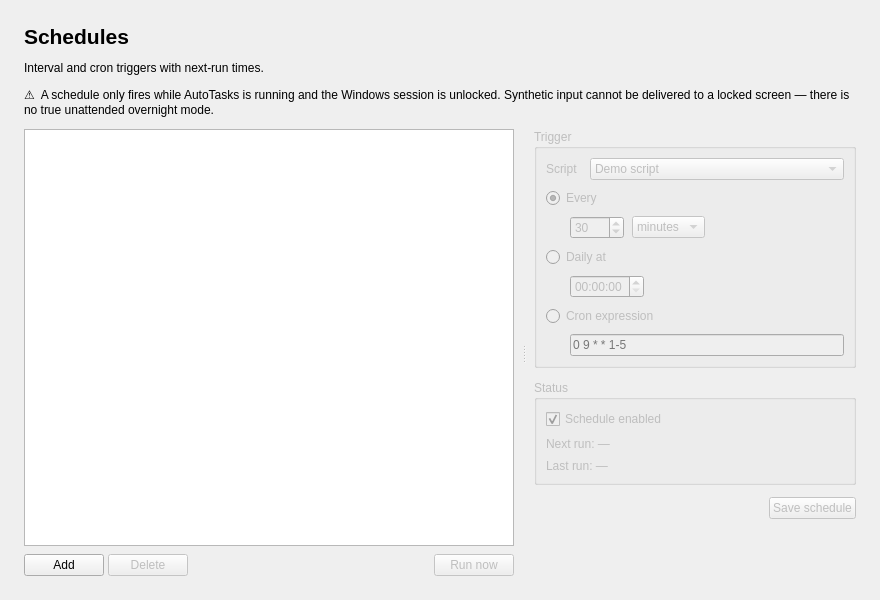
<?xml version="1.0" encoding="UTF-8"?>
<ui version="4.0">
 <class>SchedulesPage</class>
 <widget class="QWidget" name="SchedulesPage">
  <property name="geometry">
   <rect>
    <x>0</x>
    <y>0</y>
    <width>880</width>
    <height>600</height>
   </rect>
  </property>
  <property name="windowTitle">
   <string>Schedules</string>
  </property>
  <layout class="QVBoxLayout" name="rootLayout">
   <property name="spacing">
    <number>12</number>
   </property>
   <property name="leftMargin">
    <number>24</number>
   </property>
   <property name="topMargin">
    <number>24</number>
   </property>
   <property name="rightMargin">
    <number>24</number>
   </property>
   <property name="bottomMargin">
    <number>24</number>
   </property>
   <item>
    <widget class="QLabel" name="titleLabel">
     <property name="font">
      <font>
       <pointsize>16</pointsize>
       <bold>true</bold>
      </font>
     </property>
     <property name="text">
      <string>Schedules</string>
     </property>
    </widget>
   </item>
   <item>
    <widget class="QLabel" name="subtitleLabel">
     <property name="text">
      <string>Interval and cron triggers with next-run times.</string>
     </property>
     <property name="wordWrap">
      <bool>true</bool>
     </property>
    </widget>
   </item>
   <item>
    <widget class="QLabel" name="warningLabel">
     <property name="text">
      <string>⚠  A schedule only fires while AutoTasks is running and the Windows session is unlocked. Synthetic input cannot be delivered to a locked screen — there is no true unattended overnight mode.</string>
     </property>
     <property name="wordWrap">
      <bool>true</bool>
     </property>
    </widget>
   </item>
   <item>
    <widget class="QSplitter" name="schedulesSplitter">
     <property name="sizePolicy">
      <sizepolicy hsizetype="Expanding" vsizetype="Expanding">
       <horstretch>0</horstretch>
       <verstretch>0</verstretch>
      </sizepolicy>
     </property>
     <property name="orientation">
      <enum>Qt::Horizontal</enum>
     </property>
     <property name="childrenCollapsible">
      <bool>false</bool>
     </property>
     <widget class="QWidget" name="listPanel">
      <layout class="QVBoxLayout" name="listLayout">
       <property name="spacing">
        <number>8</number>
       </property>
       <property name="leftMargin">
        <number>0</number>
       </property>
       <property name="topMargin">
        <number>0</number>
       </property>
       <property name="rightMargin">
        <number>8</number>
       </property>
       <property name="bottomMargin">
        <number>0</number>
       </property>
       <item>
        <widget class="QTableView" name="schedulesTable">
         <property name="minimumSize">
          <size>
           <width>340</width>
           <height>0</height>
          </size>
         </property>
         <property name="alternatingRowColors">
          <bool>true</bool>
         </property>
         <property name="selectionMode">
          <enum>QAbstractItemView::SingleSelection</enum>
         </property>
         <property name="selectionBehavior">
          <enum>QAbstractItemView::SelectRows</enum>
         </property>
         <attribute name="verticalHeaderVisible">
          <bool>false</bool>
         </attribute>
        </widget>
       </item>
       <item>
        <layout class="QHBoxLayout" name="listButtonsLayout">
         <property name="spacing">
          <number>4</number>
         </property>
         <item>
          <widget class="QPushButton" name="addScheduleButton">
           <property name="text">
            <string>Add</string>
           </property>
          </widget>
         </item>
         <item>
          <widget class="QPushButton" name="deleteScheduleButton">
           <property name="enabled">
            <bool>false</bool>
           </property>
           <property name="text">
            <string>Delete</string>
           </property>
          </widget>
         </item>
         <item>
          <spacer name="listButtonsSpacer">
           <property name="orientation">
            <enum>Qt::Horizontal</enum>
           </property>
           <property name="sizeHint" stdset="0">
            <size>
             <width>40</width>
             <height>20</height>
            </size>
           </property>
          </spacer>
         </item>
         <item>
          <widget class="QPushButton" name="runNowButton">
           <property name="enabled">
            <bool>false</bool>
           </property>
           <property name="text">
            <string>Run now</string>
           </property>
          </widget>
         </item>
        </layout>
       </item>
      </layout>
     </widget>
     <widget class="QWidget" name="triggerPanel">
      <layout class="QVBoxLayout" name="triggerLayout">
       <property name="spacing">
        <number>12</number>
       </property>
       <property name="leftMargin">
        <number>8</number>
       </property>
       <property name="topMargin">
        <number>0</number>
       </property>
       <property name="rightMargin">
        <number>0</number>
       </property>
       <property name="bottomMargin">
        <number>0</number>
       </property>
       <item>
        <widget class="QGroupBox" name="triggerGroup">
         <property name="enabled">
          <bool>false</bool>
         </property>
         <property name="title">
          <string>Trigger</string>
         </property>
         <layout class="QVBoxLayout" name="triggerInnerLayout">
          <property name="spacing">
           <number>8</number>
          </property>
          <item>
           <layout class="QFormLayout" name="scriptForm">
            <property name="horizontalSpacing">
             <number>12</number>
            </property>
            <property name="verticalSpacing">
             <number>8</number>
            </property>
            <item row="0" column="0">
             <widget class="QLabel" name="scriptLabel">
              <property name="text">
               <string>Script</string>
              </property>
             </widget>
            </item>
            <item row="0" column="1">
             <widget class="QComboBox" name="scriptCombo">
              <item>
               <property name="text">
                <string>Demo script</string>
               </property>
              </item>
             </widget>
            </item>
           </layout>
          </item>
          <item>
           <widget class="QRadioButton" name="intervalRadio">
            <property name="text">
             <string>Every</string>
            </property>
            <property name="checked">
             <bool>true</bool>
            </property>
           </widget>
          </item>
          <item>
           <layout class="QHBoxLayout" name="intervalLayout">
            <property name="spacing">
             <number>8</number>
            </property>
            <property name="leftMargin">
             <number>24</number>
            </property>
            <item>
             <widget class="QSpinBox" name="intervalSpin">
              <property name="minimum">
               <number>1</number>
              </property>
              <property name="maximum">
               <number>9999</number>
              </property>
              <property name="value">
               <number>30</number>
              </property>
             </widget>
            </item>
            <item>
             <widget class="QComboBox" name="intervalUnitCombo">
              <item>
               <property name="text">
                <string>minutes</string>
               </property>
              </item>
              <item>
               <property name="text">
                <string>hours</string>
               </property>
              </item>
              <item>
               <property name="text">
                <string>days</string>
               </property>
              </item>
             </widget>
            </item>
            <item>
             <spacer name="intervalSpacer">
              <property name="orientation">
               <enum>Qt::Horizontal</enum>
              </property>
              <property name="sizeHint" stdset="0">
               <size>
                <width>40</width>
                <height>20</height>
               </size>
              </property>
             </spacer>
            </item>
           </layout>
          </item>
          <item>
           <widget class="QRadioButton" name="dailyRadio">
            <property name="text">
             <string>Daily at</string>
            </property>
           </widget>
          </item>
          <item>
           <layout class="QHBoxLayout" name="dailyLayout">
            <property name="spacing">
             <number>8</number>
            </property>
            <property name="leftMargin">
             <number>24</number>
            </property>
            <item>
             <widget class="QTimeEdit" name="dailyTimeEdit">
              <property name="enabled">
               <bool>false</bool>
              </property>
             </widget>
            </item>
            <item>
             <spacer name="dailySpacer">
              <property name="orientation">
               <enum>Qt::Horizontal</enum>
              </property>
              <property name="sizeHint" stdset="0">
               <size>
                <width>40</width>
                <height>20</height>
               </size>
              </property>
             </spacer>
            </item>
           </layout>
          </item>
          <item>
           <widget class="QRadioButton" name="cronRadio">
            <property name="text">
             <string>Cron expression</string>
            </property>
           </widget>
          </item>
          <item>
           <layout class="QHBoxLayout" name="cronLayout">
            <property name="spacing">
             <number>8</number>
            </property>
            <property name="leftMargin">
             <number>24</number>
            </property>
            <item>
             <widget class="QLineEdit" name="cronEdit">
              <property name="enabled">
               <bool>false</bool>
              </property>
              <property name="placeholderText">
               <string>0 9 * * 1-5</string>
              </property>
             </widget>
            </item>
           </layout>
          </item>
         </layout>
        </widget>
       </item>
       <item>
        <widget class="QGroupBox" name="statusGroup">
         <property name="enabled">
          <bool>false</bool>
         </property>
         <property name="title">
          <string>Status</string>
         </property>
         <layout class="QVBoxLayout" name="statusLayout">
          <property name="spacing">
           <number>8</number>
          </property>
          <item>
           <widget class="QCheckBox" name="enabledCheck">
            <property name="text">
             <string>Schedule enabled</string>
            </property>
            <property name="checked">
             <bool>true</bool>
            </property>
           </widget>
          </item>
          <item>
           <widget class="QLabel" name="nextRunLabel">
            <property name="text">
             <string>Next run: —</string>
            </property>
           </widget>
          </item>
          <item>
           <widget class="QLabel" name="lastRunLabel">
            <property name="text">
             <string>Last run: —</string>
            </property>
           </widget>
          </item>
         </layout>
        </widget>
       </item>
       <item>
        <layout class="QHBoxLayout" name="saveLayout">
         <item>
          <spacer name="saveSpacer">
           <property name="orientation">
            <enum>Qt::Horizontal</enum>
           </property>
           <property name="sizeHint" stdset="0">
            <size>
             <width>40</width>
             <height>20</height>
            </size>
           </property>
          </spacer>
         </item>
         <item>
          <widget class="QPushButton" name="saveScheduleButton">
           <property name="enabled">
            <bool>false</bool>
           </property>
           <property name="text">
            <string>Save schedule</string>
           </property>
          </widget>
         </item>
        </layout>
       </item>
       <item>
        <spacer name="triggerSpacer">
         <property name="orientation">
          <enum>Qt::Vertical</enum>
         </property>
         <property name="sizeHint" stdset="0">
          <size>
           <width>20</width>
           <height>40</height>
          </size>
         </property>
        </spacer>
       </item>
      </layout>
     </widget>
    </widget>
   </item>
  </layout>
 </widget>
 <resources/>
 <connections/>
</ui>
